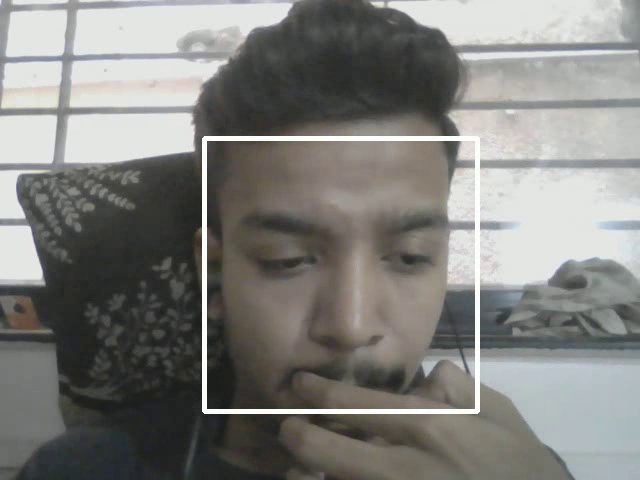
#> input picture frame 16 of WebCamAndVideoProcessing/output_cam.avi, 640 x 480 px, given in place of the camera
$ python recordVideoandFindFaces.py
#> lines starting #> are read from the running program, lines starting #| are printed output that depends on the picture; after the words box and inside, x2 and y2 are one past the last pixel; in counts of white or black regions, pixels touching at a corner belong together
import cv2

video = cv2.VideoCapture(0)
success, frame = video.read()
#> frame is the input picture: shape (480, 640, 3); mean B, G, R 125.5, 128.6, 129

height = frame.shape[0]
#> height = 480
width = frame.shape[1]
#> width = 640

face_cascade = cv2.CascadeClassifier('faces.xml')
output = cv2.VideoWriter('output_cam.avi',
cv2.VideoWriter_fourcc(*'DIVX'), 30, (width, height))

count = 0
while success:
  faces = face_cascade.detectMultiScale(frame, 1.5, 4)
#> faces = [[205, 140, 273, 273]]
  for (x, y, w, h) in faces:
    cv2.rectangle(frame, (x, y), (x+w, y+h), (255, 255, 255), 4)
#> this loop made 1 pass
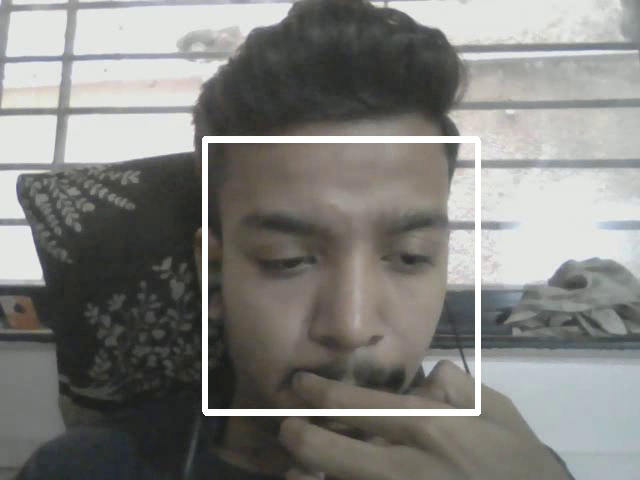
#> frame: shape (480, 640, 3); 1.75% of pixels changed, all inside (x1, y1, x2, y2) = (203, 138, 481, 416)
  output.write(frame)
  success, frame = video.read()
  count += 1
  print(count)

output.release()

$ run again, starting later in the video
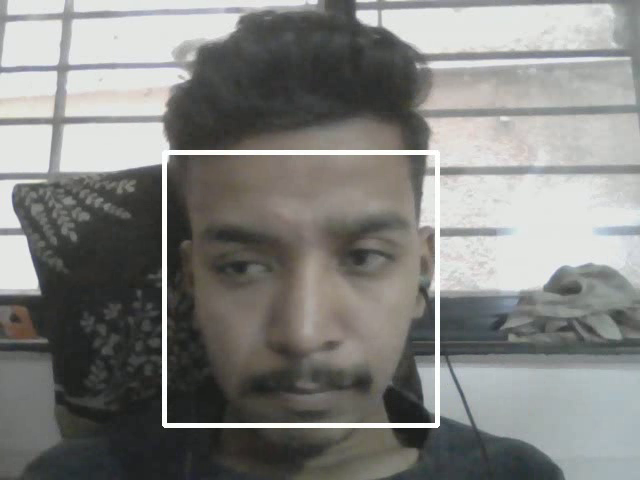
#> input picture frame 74 of WebCamAndVideoProcessing/output_cam.avi, 640 x 480 px, given in place of the camera
#> frame is the input picture: shape (480, 640, 3); mean B, G, R 127.8, 130.5, 130.2
#> faces = [[167, 158, 273, 273]]
#> the loop `for (x, y, w, h) in faces:` made 1 pass
#> after the loop `for (x, y, w, h) in faces:`:
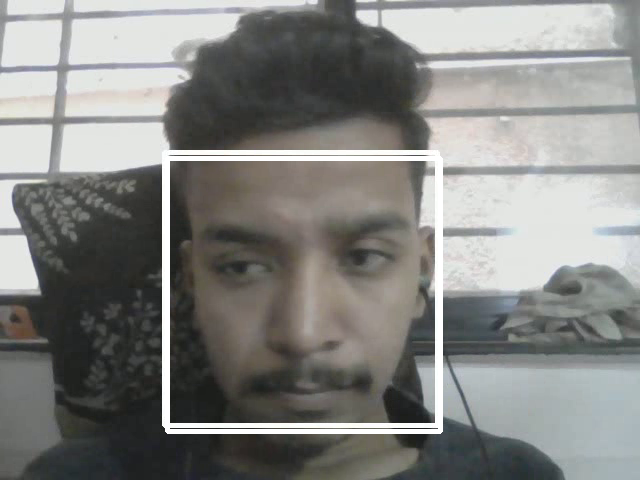
#> frame: shape (480, 640, 3); 1.76% of pixels changed, all inside (x1, y1, x2, y2) = (165, 156, 443, 434)

$ run again, starting later in the video
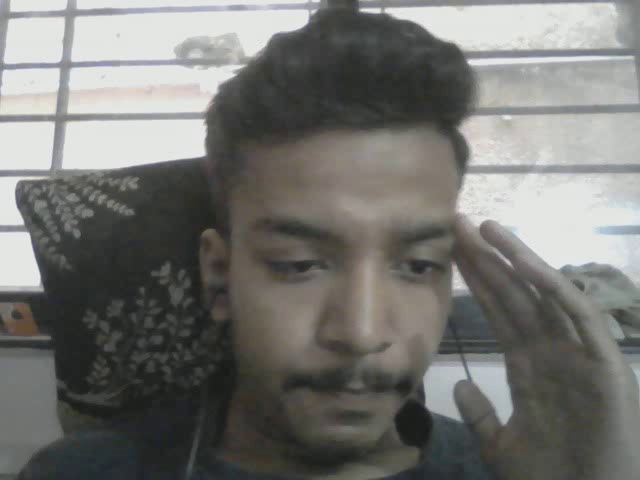
#> input picture frame 132 of WebCamAndVideoProcessing/output_cam.avi, 640 x 480 px, given in place of the camera
#> frame is the input picture: shape (480, 640, 3); mean B, G, R 114, 117, 117.1
#> faces = ()
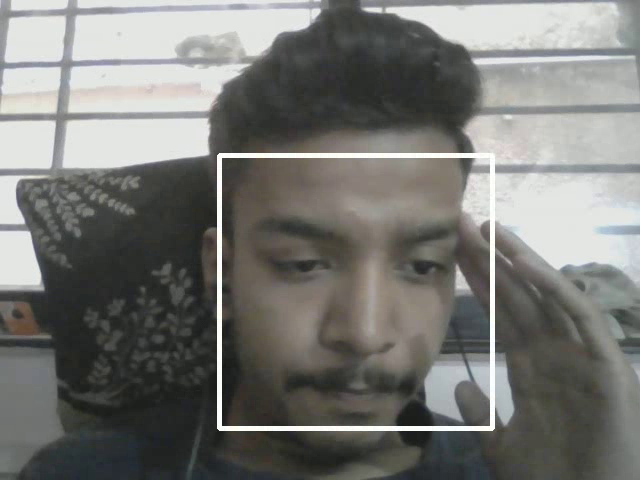
#> input picture frame 133 of WebCamAndVideoProcessing/output_cam.avi, 640 x 480 px, given in place of the camera
#> frame is the input picture: shape (480, 640, 3); mean B, G, R 116.8, 119.8, 119.8
